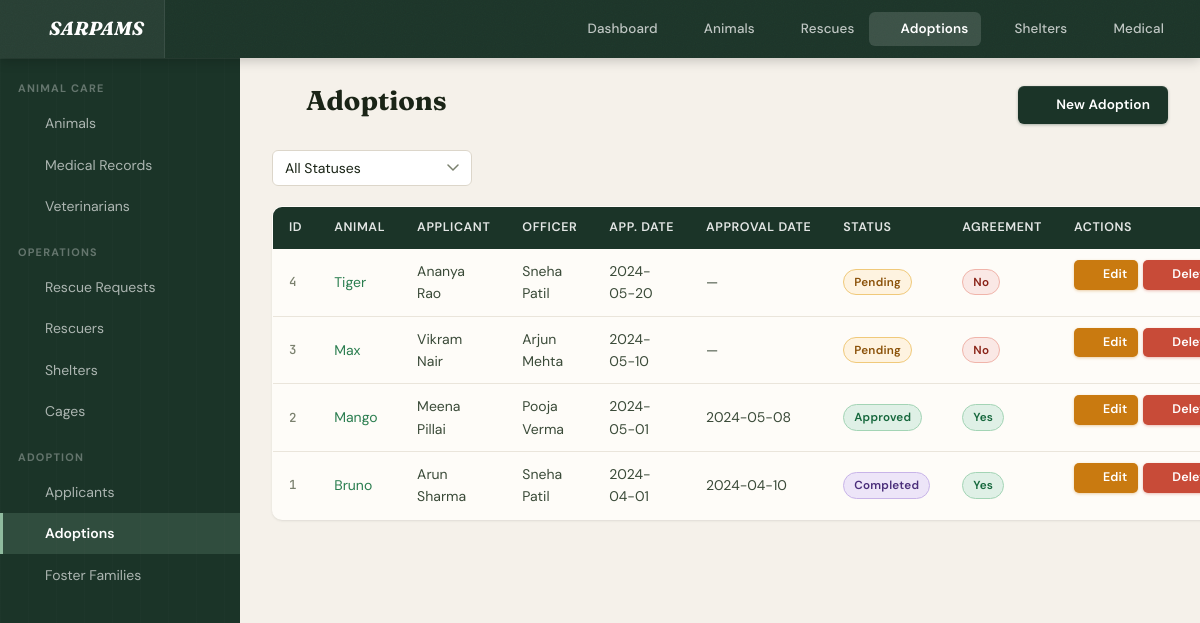
The app's page /adoptions/index.php with its own data.
### tables this page shows
CREATE TABLE IF NOT EXISTS ADOPTION (
    adoption_id      INT AUTO_INCREMENT PRIMARY KEY,
    animal_id        INT NOT NULL,
    applicant_id     INT NOT NULL,
    officer_id       INT NOT NULL,
    application_date DATE NOT NULL,
    approval_date    DATE,
    adoption_date    DATE,
    status           ENUM('Pending','Approved','Rejected','Completed') NOT NULL DEFAULT 'Pending',
    agreement_signed BOOLEAN DEFAULT FALSE,
    notes            TEXT,
    created_at       TIMESTAMP DEFAULT CURRENT_TIMESTAMP,
    FOREIGN KEY (animal_id)    REFERENCES ANIMAL(animal_id)              ON DELETE RESTRICT,
    FOREIGN KEY (applicant_id) REFERENCES ADOPTION_APPLICANT(applicant_id) ON DELETE RESTRICT,
    FOREIGN KEY (officer_id)   REFERENCES RESCUER(rescuer_id)            ON DELETE RESTRICT
);

CREATE TABLE IF NOT EXISTS ANIMAL (
    animal_id     INT AUTO_INCREMENT PRIMARY KEY,
    name          VARCHAR(60) NOT NULL,
    species       VARCHAR(40) NOT NULL,
    breed         VARCHAR(60),
    age_years     DECIMAL(4,1),
    sex           CHAR(1) CHECK (sex IN ('M','F','U')),
    colour        VARCHAR(60) NOT NULL,
    weight_kg     DECIMAL(5,2),
    microchip_no  VARCHAR(25) UNIQUE,
    intake_date   DATE NOT NULL,
    health_status VARCHAR(20) DEFAULT 'Unknown',
    is_vaccinated BOOLEAN DEFAULT FALSE,
    is_neutered   BOOLEAN DEFAULT FALSE,
    cage_id       INT,
    created_at    TIMESTAMP DEFAULT CURRENT_TIMESTAMP,
    FOREIGN KEY (cage_id) REFERENCES CAGE(cage_id) ON DELETE SET NULL
);

CREATE TABLE IF NOT EXISTS ADOPTION_APPLICANT (
    applicant_id       INT AUTO_INCREMENT PRIMARY KEY,
    first_name         VARCHAR(50)  NOT NULL,
    last_name          VARCHAR(50)  NOT NULL,
    dob                DATE,
    address            VARCHAR(200) NOT NULL,
    city               VARCHAR(60)  NOT NULL,
    phone              VARCHAR(15)  NOT NULL,
    email              VARCHAR(100),
    occupation         VARCHAR(100),
    has_previous_pets  BOOLEAN DEFAULT FALSE,
    living_situation   VARCHAR(100),
    created_at         TIMESTAMP DEFAULT CURRENT_TIMESTAMP
);

CREATE TABLE IF NOT EXISTS RESCUER (
    rescuer_id          INT AUTO_INCREMENT PRIMARY KEY,
    first_name          VARCHAR(50) NOT NULL,
    last_name           VARCHAR(50) NOT NULL,
    phone               VARCHAR(15) NOT NULL UNIQUE,
    email               VARCHAR(100) UNIQUE,
    zone_area           VARCHAR(60) NOT NULL,
    certification_level ENUM('Basic','Intermediate','Advanced') NOT NULL,
    is_available        BOOLEAN DEFAULT TRUE,
    join_date           DATE NOT NULL,
    created_at          TIMESTAMP DEFAULT CURRENT_TIMESTAMP
);

### config/db.php (called while the page is built, shortened)
<?php
function getDB() {
    static $conn = null;
    if ($conn === null) {
        $conn = new mysqli(DB_HOST, DB_USER, DB_PASS, DB_NAME);
        $conn->set_charset('utf8mb4');
    }
    return $conn;
}
function query($sql) {
    $result = getDB()->query($sql);
    return $result;
}
function fetchAll($sql) {
    $result = query($sql);
    $rows = [];
    while ($row = $result->fetch_assoc()) $rows[] = $row;
    return $rows;
}

### adoptions/index.php (the view, shortened to what this page needs)
<?php
require_once __DIR__ . '/../config/db.php';
require_once __DIR__ . '/../includes/header.php';
$status = isset($_GET['status']) ? trim($_GET['status']) : '';
$where = '';
$adoptions = fetchAll("
    SELECT ad.*,
           a.name AS animal_name,
           aa.first_name AS app_first, aa.last_name AS app_last,
           r.first_name AS off_first, r.last_name AS off_last
    FROM ADOPTION ad
    JOIN ANIMAL a ON ad.animal_id = a.animal_id
    JOIN ADOPTION_APPLICANT aa ON ad.applicant_id = aa.applicant_id
    LEFT JOIN RESCUER r ON ad.officer_id = r.rescuer_id
    $where
    ORDER BY ad.adoption_id DESC
");
?>
<div class="page-header">
    <h1 class="page-title"><i data-lucide="heart-handshake"></i> Adoptions</h1>
    <a href="/sarpams/adoptions/create.php" class="btn btn-primary"><i data-lucide="plus"></i> New Adoption</a>
</div>
<div class="search-bar">
    <form method="get" action="">
        <select name="status" onchange="this.form.submit()">
            <option value="">All Statuses</option>
        </select>
    </form>
</div>
<?php if (empty($adoptions)): ?>
<div class="empty-state"><p>No adoptions found<?= $status !== '' ? ' with status "' . htmlspecialchars($status) . '"' : '' ?>.</p></div>
<?php else: ?>
<table class="table">
    <thead>
        <tr>
            <th>ID</th>
            <th>Animal</th>
            <th>Applicant</th>
            <th>Officer</th>
            <th>App. Date</th>
            <th>Approval Date</th>
            <th>Status</th>
            <th>Agreement</th>
            <th class="table-actions">Actions</th>
        </tr>
    </thead>
    <tbody>
    <?php foreach ($adoptions as $ad): ?>
        <tr>
            <td><?= $ad['adoption_id'] ?></td>
            <td>
                <a href="/sarpams/animals/view.php?id=<?= $ad['animal_id'] ?>"><?= htmlspecialchars($ad['animal_name']) ?></a>
            </td>
            <td><?= htmlspecialchars($ad['app_first'] . ' ' . $ad['app_last']) ?></td>
            <td><?= $ad['off_first'] ? htmlspecialchars($ad['off_first'] . ' ' . $ad['off_last']) : '<span style="color:var(--muted)">—</span>' ?></td>
            <td><?= htmlspecialchars($ad['application_date'] ?? '—') ?></td>
            <td><?= htmlspecialchars($ad['approval_date'] ?? '—') ?></td>
            <td>
                <?php $stMap = ['pending'=>'pending','approved'=>'approved','rejected'=>'rejected','completed'=>'completed']; ?>
                <span class="badge badge-<?= $stMap[strtolower($ad['status'])] ?? 'pending' ?>"><?= htmlspecialchars($ad['status']) ?></span>
            </td>
            <td>
                <span class="badge badge-<?= $ad['agreement_signed'] ? 'yes' : 'no' ?>">
                    <?= $ad['agreement_signed'] ? 'Yes' : 'No' ?>
                </span>
            </td>
            <td class="table-actions">
                <a href="/sarpams/adoptions/edit.php?id=<?= $ad['adoption_id'] ?>" class="btn btn-sm btn-warning"><i data-lucide="pencil"></i> Edit</a>
                <a href="/sarpams/adoptions/delete.php?id=<?= $ad['adoption_id'] ?>" class="btn btn-sm btn-danger"><i data-lucide="trash-2"></i> Delete</a>
            </td>
        </tr>
    <?php endforeach; ?>
    </tbody>
</table>
<?php endif; ?>

### records on screen
adoption: adoption_id "4", animal.name "Tiger", applicant.last_name "Ananya Rao", officer.last_name "Sneha Patil", application_date "2024-05-20", approval_date "—", status "Pending", agreement_signed "No"
adoption: adoption_id "3", animal.name "Max", applicant.last_name "Vikram Nair", officer.last_name "Arjun Mehta", application_date "2024-05-10", approval_date "—", status "Pending", agreement_signed "No"
adoption: adoption_id "2", animal.name "Mango", applicant.last_name "Meena Pillai", officer.last_name "Pooja Verma", application_date "2024-05-01", approval_date "2024-05-08", status "Approved", agreement_signed "Yes"
adoption: adoption_id "1", animal.name "Bruno", applicant.last_name "Arun Sharma", officer.last_name "Sneha Patil", application_date "2024-04-01", approval_date "2024-04-10", status "Completed", agreement_signed "Yes"
